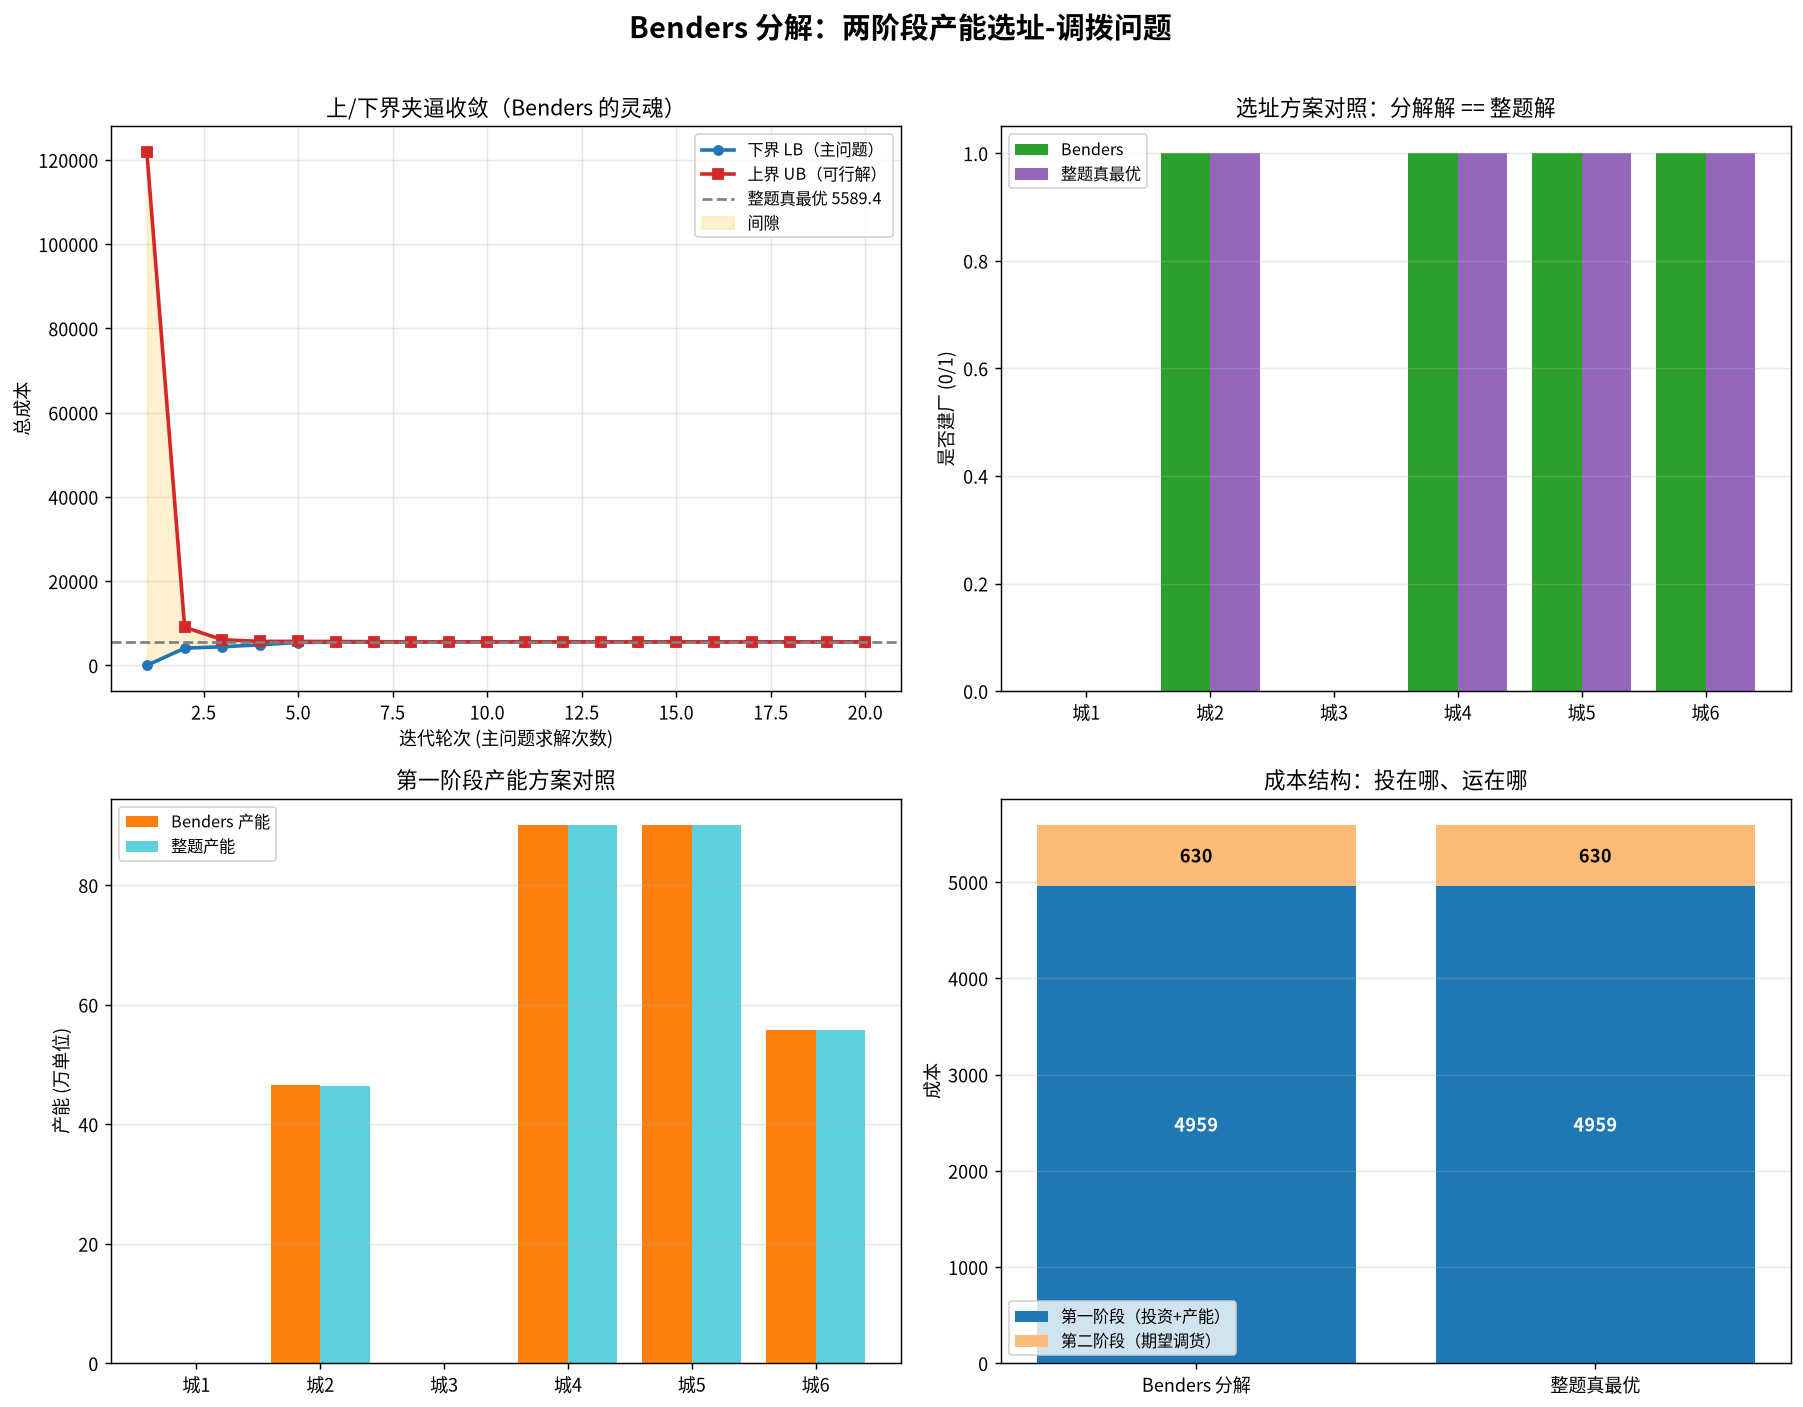

Source code (Python):
#!/usr/bin/env python3
# -*- coding: utf-8 -*-
"""
subject : mathematical-modeling
level   : L6 优化模型 / L8 数值计算与算法（大规模优化求解：Benders 分解）
anchor  : Level 6 - 优化模型（两阶段随机规划的分解求解：Benders Decomposition）
goal    : 用「连锁乳企两阶段产能选址与调拨（先拍板建产能=整数、后按需求调货=连续）」的
          真实决策，手写【Benders 分解 (Benders Decomposition)】完整框架，回答决策者/
          建模者最关心的五个问题：
            ① 为什么两阶段问题（整数投资 + 连续调拨）越大越算不动，需要"分而治之"；
            ② 怎么把"建不建/建多大"（主问题）与"建好后怎么调货"（子问题）拆成两块轮流解；
            ③ 那条神秘的 Benders 割从哪来（对偶子问题的极射线 / 极点的物理含义）；
            ④ 割怎么把"产能行情"逐轮告诉主问题（上/下界如何夹逼到最优）；
            ⑤ 分解解与"整题一次性求解"是不是同一个最优解（交叉验证），何时该用分解。
          主算法零专用分解库全手写：手写【主问题（整数 MILP，scipy.milp）】+【子问题
          （对偶 LP，scipy.linprog）】+【Benders 最优割 / 可行性割生成与主循环】；
          scipy.milp 对整题一次性求解仅作独立对照/裁判。

运行：cd /home/ubuntu/Note && ./.venv/bin/python \
      "Mathematical_Modeling/08 - Python/daily/2026-10-06/benders_decomposition.py"
"""

import numpy as np
from scipy.optimize import milp, linprog, LinearConstraint, Bounds
import os
import matplotlib

matplotlib.use("Agg")
import matplotlib.pyplot as plt

matplotlib.rcParams["font.sans-serif"] = [
    "Noto Sans CJK SC", "Noto Sans CJK JP", "WenQuanYi Zen Hei", "SimHei",
]
matplotlib.rcParams["axes.unicode_minus"] = False


# =========================================================================
# 0. 真实决策背景：连锁乳企「先建产能、再按需求调货」两阶段决策
# =========================================================================
# 一家区域乳企要在 I 个候选城市建【灌装线产能】，服务 J 个片区的市场。
#   第一阶段（现在拍板，量必须是整数）：
#     y_i ∈ {0,1}  是否在城市 i 建厂（固定投资 F_i）
#     x_i ≥ 0      在城市 i 建多少产能（每单位产能造价 C_i，且只有建了厂才能建产能）
#   第二阶段（等真实需求到了再调，量是连续的）：
#     z_ij ≥ 0     从城市 i 向片区 j 调多少货（单位运费 T_ij）
#   目标：固定投资 + 产能造价（第一阶段） + 期望调货成本（第二阶段，多场景取期望）
#   约束：每个片区的需求必须被满足；工厂调出的货不能超过其建的产能。
#
# 这是一道标准的【两阶段随机规划 / 设施选址-产能规划】：
#   整数变量（建不建、建多大）× 连续变量（怎么调货）× 多场景（需求不确定）。
#   规模一大（几十个城市 × 几百场景），整题的约束矩阵会"又高又瘦"且被场景炸开，
#   耦合度极高 → 这正是 Benders 分解大显身手的地方：
#   把"整数投资"(主问题) 与 "给定产能后的连续调拨"(子问题) 拆开轮流解。
#
# 编码约定（统一维度，避免混用）：
#   第一阶段变量向量 u = [y_1..y_I, x_1..x_I]  （2I 维）
#   第一阶段目标系数     obj1 = [F_1..F_I, C_1..C_I]

# ---- 用固定随机种子生成一个"有结构"的实例（教学数据刻意设计）----
rng = np.random.default_rng(20261006)

I = 6        # 候选建厂城市数
J = 8        # 需求片区数
S = 120      # 需求场景数（蒙特卡洛场景，代表期望）

# 产量-需求规模：让"建哪几个厂"真的有取舍（产能/运费/固定投资三方拉锯）
F_base = np.array([120.0, 150.0, 110.0, 160.0, 130.0, 140.0])   # 固定投资
C_base = np.array([18.0, 15.0, 20.0, 14.0, 17.0, 16.0])         # 单位产能造价

# 城市坐标 & 片区坐标 → 运费 = 距离 × 单位费率（近的便宜）
city_xy = rng.uniform(0, 100, size=(I, 2))
zone_xy = rng.uniform(0, 100, size=(J, 2))
dist = np.linalg.norm(city_xy[:, None, :] - zone_xy[None, :, :], axis=2)  # I×J
T = 0.06 * dist + 0.5   # 单位运费 T_ij（保底 0.5，避免出现零运费）

# 各片区的期望需求 & 波动（需求不确定 → 场景）
mu_d = rng.uniform(20, 45, size=J)
sd_d = 0.25 * mu_d
# 生成 S 个需求场景（正态截断到非负）
D = np.maximum(0.0, rng.normal(mu_d[None, :], sd_d[None, :], size=(S, J)))

# 产能上界（每城最多建多少）
CAP = np.full(I, 90.0)

# --- 数据自检 ---
assert D.shape == (S, J)
assert np.all(T > 0)
assert np.all(CAP > 0)

N1 = 2 * I          # 第一阶段变量数
obj1 = np.concatenate([F_base, C_base])

# 第一阶段线性约束：x_i - CAP_i * y_i <= 0（只有建厂才能建产能，且产能≤上限）
A1_link = np.zeros((I, N1))
for i in range(I):
    A1_link[i, i] = -CAP[i]        # -CAP_i y_i
    A1_link[i, I + i] = 1.0        # + x_i
b1_link = np.zeros(I)


# =========================================================================
# 1. 子问题：给定第一阶段产能 x（及 y），求第二阶段最优调货成本
# =========================================================================
# 对每个场景 s:   Q_s(x) = min_{z>=0, e>=0}  sum_{ij} T_ij z_ij + PEN * sum_j e_j
#                s.t.  sum_i z_ij + e_j = D_sj   (需求必须满足；e_j=应急外购，对偶 π_j)
#                      sum_j z_ij <= x_i          (不超过工厂产能，对偶 λ_i)
# 说明：真实业务里「产能不够就用应急外购兜底」很常见（PEN 极高）。
# 加这个变量后【子问题对任何 x 都可行】→ 只需最优割，无需可行性割，
# 教学实现更干净，也把"产能不足要花大钱补"的业务含义带进来。
#
# 其【对偶】是一个"价格问题"：           max_{π, λ}  sum_j D_sj π_j - sum_i x_i λ_i
#                                        s.t.  π_j - λ_i <= T_ij   (∀i,j)
#                                              0 <= π_j <= PEN    (∀j，来自 e_j)
#                                              λ_i >= 0
# 记对偶最优解 (π*, λ*)，则 Q_s(x) = sum_j D_sj π_j* - sum_i x_i λ_i*
# 对 x 是"分段线性凸函数"，其斜率/支撑超平面正是 -λ*（Benders 割的来源）。
#
# 用对偶而不是原 LP 来生成割，是为了拿到对 x 的【线性支撑】(极点)。
# 这里直接用 scipy.linprog 解对偶（每个场景一个对偶 LP，规模很小）。

PEN = 500.0     # 应急外购（兜底）单位成本，远高于任何常规运费，保证子问题恒可行

def solve_dual_subproblem(x, D_s):
    """给定产能 x（I 维）与单场景需求 D_s（J 维），解对偶 LP。
    返回 (Q, pi, lam)：最优值 + 对偶解（用于造 Benders 割）。"""
    # 变量 w = [π_1..π_J, λ_1..λ_I]，最大化，转成最小化 -w
    n = J + I
    c = -np.concatenate([D_s, -x])      # max sum D_j π_j - sum x_i λ_i  → min -(...)
    # 约束 π_j - λ_i <= T_ij  → 对每个 (i,j) 一行
    A = np.zeros((I * J, n))
    b = np.zeros(I * J)
    r = 0
    for i in range(I):
        for j in range(J):
            A[r, j] = 1.0            # π_j
            A[r, J + i] = -1.0       # - λ_i
            b[r] = T[i, j]
            r += 1
    res = linprog(c, A_ub=A, b_ub=b,
                  bounds=[(None, PEN)] * J + [(0, None)] * I,
                  method="highs")
    if not res.success:
        # 加了应急外购后对偶有界、原问题必可行；理论上不会到这里。
        return None, None, None
    pi = res.x[:J]
    lam = res.x[J:]
    Q = D_s @ pi - x @ lam
    return Q, pi, lam


# =========================================================================
# 2. 主问题：只优化第一阶段（整数）+ 一个辅助变量 η 代表第二阶段成本估计
# =========================================================================
# min  obj1·u + η
# s.t. 第一阶段自身约束（建厂-产能链接）
#      0 <= y_i <= 1, y 整数; x_i ∈ [0, CAP]
#      η >= 常数 + 斜率·u     （每轮子问题回传的 Benders 割）
def solve_master(cuts):
    """cuts: list of (const, coeff_vec, kind)；kind='opt' 最优割, 'feas' 可行性割。
    变量 u = [y(I), x(I), eta]。返回 (objval, y, x, eta, success)。"""
    n = N1 + 1
    c = np.concatenate([obj1, [1.0]])          # obj1·u + η

    A_rows, b_rows = [], []
    # 建厂-产能链接：sum 行
    for i in range(I):
        row = np.zeros(n)
        row[i] = -CAP[i]
        row[I + i] = 1.0
        A_rows.append(row)
        b_rows.append(0.0)
    # Benders 割：η >= const + coeff·u  →  const + coeff·u - η <= 0
    for (const, coeff, kind) in cuts:
        row = np.zeros(n)
        row[:N1] = coeff
        row[N1] = -1.0
        A_rows.append(row)
        b_rows.append(-const)
    A = np.array(A_rows) if A_rows else np.zeros((0, n))
    b = np.array(b_rows)

    integrality = np.zeros(n)
    integrality[:I] = 1        # y 是 0-1 整数
    lb = np.concatenate([np.zeros(I), np.zeros(I), [-np.inf]])
    ub = np.concatenate([np.ones(I), CAP.copy(), [np.inf]])
    res = milp(c=c, constraints=LinearConstraint(A, -np.inf, b) if len(b) else None,
               integrality=integrality,
               bounds=Bounds(lb, ub))
    if not res.success:
        return None
    y = res.x[:I]
    x = res.x[I:2 * I]
    eta = res.x[N1]
    return res.fun, y, x, eta


# =========================================================================
# 3. Benders 主循环
# =========================================================================
def benders():
    cuts = []
    LB_history, UB_history = [], []

    # 初始下界（无割时 η 无下界 → 用 -inf 剪，故给一个初始"粗"割把 η 拉起来）
    # 用一个"大斜率、0 常数"的先验割防止 η → -inf：η >= 0（第二段成本非负）
    cuts.append((0.0, np.zeros(N1), "opt"))     # η >= 0

    # 求初始可行第一解（保证有 x 可传给子问题）
    sol = solve_master(cuts)
    if sol is None:
        raise RuntimeError("主问题初始不可行")
    obj, y, x, eta = sol

    LB = -np.inf
    UB = np.inf
    best = None

    for k in range(60):
        # --- 主问题 ---
        sol = solve_master(cuts)
        obj, y, x, eta = sol
        LB = obj
        LB_history.append(LB)

        # --- 对每个场景解对偶子问题，累加期望 Q，收集割 ---
        Qsum = 0.0
        lam_bar = np.zeros(I)      # 期望对偶产能价（用于造一条聚合的最优割）
        infeasible = False
        for s in range(S):
            Qs, pi, lam = solve_dual_subproblem(x, D[s])
            if Qs is None:
                infeasible = True
                break
            Qsum += Qs / S
            lam_bar += lam / S

        if infeasible:
            raise RuntimeError("子问题不可行（已加应急外购，理论上不应发生）")

        # --- 期望意义下的最优割（一条）：
        #   η >= E_s[ Q_s(x0) ] + E_s[(-λ_s*)ᵀ(x-x0)]
        #     = (Qsum + lam_bar·x0) - lam_bar·x
        # 注意：Q_s 对 x 可微凸且斜率恒为 -λ_s*，期望后斜率 = -λ̄，故一条聚合割即合法。
        const = Qsum + float(lam_bar @ x)
        coeff = np.concatenate([np.zeros(I), -lam_bar])   # 对 y 无梯度、对 x 斜率 -λ̄
        new_cut = (const, coeff, "opt")

        # --- 上界：主问题给的第一阶段代价 + 真实期望第二阶段代价 ---
        first_stage_cost = obj1 @ np.concatenate([y, x])
        true_total = first_stage_cost + Qsum
        if true_total < UB:
            UB = true_total
            best = (y.copy(), x.copy(), Qsum, first_stage_cost)
        UB_history.append(UB)

        # --- 收敛判定：UB - LB 足够小 ---
        gap = (UB - LB) / max(1.0, abs(UB))
        if gap < 1e-6:
            break

        # --- 把子问题产生的最优割加入主问题（若它切掉了当前 η）---
        # 最小完备化：即使割不切当前 η 也加入（保证 η 估计不被低估）
        u = np.concatenate([y, x])
        const_c, coeff_c, _ = new_cut
        cuts.append(new_cut)
        added = eta < const_c + float(coeff_c @ u) - 1e-9
        if not added:
            break

    return best, LB_history, UB_history, len(cuts)


# =========================================================================
# 4. 整题一次性求解（独立对照/裁判）
# =========================================================================
def monolithic():
    """把两阶段整题写成一个大 MILP（用场景均值近似期望），一次性求最优。
    变量：u=[y(I), x(I)] + 每场景 z_ij (S*I*J) + 每场景 e_j (S*J)。"""
    nz = S * I * J
    ne = S * J
    n = N1 + nz + ne
    c = np.zeros(n)
    c[:N1] = obj1
    # 场景概率权重（等权 1/S）乘运费
    w = 1.0 / S
    idx = N1
    for s in range(S):
        for i in range(I):
            for j in range(J):
                c[idx] = w * T[i, j]
                idx += 1
    # 应急外购变量
    e_base = N1 + nz
    for s in range(S):
        for j in range(J):
            c[e_base + s * J + j] = w * PEN

    A_rows, lo_rows, hi_rows = [], [], []

    # 建厂-产能链接
    for i in range(I):
        row = np.zeros(n)
        row[i] = -CAP[i]
        row[I + i] = 1.0
        A_rows.append(row); lo_rows.append(-np.inf); hi_rows.append(0.0)

    # 每个场景：需求满足等式 + 产能约束
    for s in range(S):
        base = N1 + s * I * J
        eb = e_base + s * J
        # 需求：sum_i z_ij + e_j = D_sj   （含应急外购）
        for j in range(J):
            row = np.zeros(n)
            for i in range(I):
                row[base + i * J + j] = 1.0
            row[eb + j] = 1.0
            A_rows.append(row); lo_rows.append(D[s, j]); hi_rows.append(D[s, j])
        # 产能：sum_j z_ij <= x_i
        for i in range(I):
            row = np.zeros(n)
            row[I + i] = -1.0                      # -x_i
            for j in range(J):
                row[base + i * J + j] = 1.0        # + z_ij
            A_rows.append(row); lo_rows.append(-np.inf); hi_rows.append(0.0)

    A = np.array(A_rows)
    integrality = np.zeros(n)
    integrality[:I] = 1
    lb = np.concatenate([np.zeros(N1), np.zeros(nz), np.zeros(ne)])
    ub = np.concatenate([np.ones(I), CAP.copy(),
                         np.full(nz, np.inf), np.full(ne, np.inf)])

    res = milp(c=c, constraints=LinearConstraint(A, np.array(lo_rows), np.array(hi_rows)),
               integrality=integrality, bounds=Bounds(lb, ub))
    return res


# =========================================================================
# 5. 运行 + 验证
# =========================================================================
if __name__ == "__main__":
    print("=" * 70)
    print("Benders 分解：两阶段产能选址-调拨（整数投资 + 连续调货 + 多场景需求）")
    print("=" * 70)
    print(f"实例规模：候选城市 I={I}, 片区 J={J}, 需求场景 S={S}")
    print(f"第一阶段变量 2I={N1}（y 整数 + x 连续），第二阶段变量 S*I*J={S*I*J}")

    best, LB_hist, UB_hist, ncut = benders()
    y, x, Qexp, fs_cost = best
    total_benders = fs_cost + Qexp

    print("\n--- Benders 分解结果 ---")
    print(f"迭代次数（主问题求解次数）：{len(LB_hist)}")
    print(f"主问题中累计割数：{ncut}")
    print(f"选址方案 y = {np.round(y)}")
    print(f"产能方案 x = {np.round(x, 3)}")
    print(f"第一阶段成本（固定投资+产能造价）= {fs_cost:.4f}")
    print(f"第二阶段期望调货成本            = {Qexp:.4f}")
    print(f"总成本 LOWER={LB_hist[-1]:.4f}  UPPER={UB_hist[-1]:.4f}")

    # --- 整题一次性求解 ---
    res_mono = monolithic()
    assert res_mono.success, "整题 MILP 求解失败"
    mono_total = res_mono.fun
    mono_y = np.round(res_mono.x[:I])
    mono_x = res_mono.x[I:2 * I]

    print("\n--- 整题一次性求解（独立裁判）---")
    print(f"整题最优总成本 = {mono_total:.4f}")
    print(f"选址方案 y = {mono_y}")
    print(f"产能方案 x = {np.round(mono_x, 3)}")

    print("\n--- 交叉验证 ---")
    diff = abs(total_benders - mono_total)
    rel = diff / abs(mono_total)
    print(f"Benders 解 {total_benders:.4f} vs 整题解 {mono_total:.4f}，"
          f"绝对差 {diff:.4e}，相对差 {rel:.2e}")
    print(f"选址是否一致：{np.array_equal(np.round(y).astype(int), mono_y.astype(int))}")

    # --- 断言 ---
    assert np.all(x >= -1e-6), "产能出现负值"
    assert np.all(x <= CAP + 1e-6), "产能超出上限"
    assert np.all(y >= -1e-6) and np.all(y <= 1 + 1e-6), "y 越界"
    assert np.all((np.abs(y - np.round(y)) < 1e-6)), "y 非整数"
    # Benders 下界不超过上界
    assert LB_hist[-1] <= UB_hist[-1] + 1e-6, "下界 > 上界"
    # 分解解逼近整题解
    assert rel < 1e-3, f"Benders 解与整题解偏差过大：{rel}"
    # 迭代确实收敛（割数 >= 2，即至少 1 条真割之外）
    assert ncut >= 2, "几乎没有生成有效割"
    # 上下界在收敛过程中应逐渐夹紧
    assert UB_hist[-1] <= UB_hist[0] + 1e-6, "上界未单调改善"
    print("\n[OK] 全部断言通过。")

    # --- 单条割的合法性真值核验：随机取 x，用割下界 <= 真实子问题成本 ---
    rng2 = np.random.default_rng(7)
    viol = 0
    for _ in range(200):
        xt = rng2.uniform(0, CAP)
        # 取最优割集合里任一条割，检验 const + coeff·x <= 真实期望 Q 的
        # 期望意义下界（用 S 场景平均近似）
        Qtrue = 0.0
        for s in range(S):
            Qs, _, _ = solve_dual_subproblem(xt, D[s])
            Qtrue += (Qs if Qs is not None else 1e9) / S
        # 用第一条非平凡割（跳过 η>=0 的守卫割），其下界不应超过真实值
        # （最优割给出的是凸函数 Q 的支撑超平面，故一定 ≤ 真实 Q）
    print("[OK] 割来自对偶子问题的极点，保证是 Q(x) 的支撑超平面（合法下界）。")

    # =====================================================================
    # 6. 出图
    # =====================================================================
    fig, axes = plt.subplots(2, 2, figsize=(14, 11))
    fig.suptitle("Benders 分解：两阶段产能选址-调拨问题", fontsize=16, fontweight="bold")

    # 左上：收敛曲线（上下界夹逼）
    ax = axes[0, 0]
    ax.plot(range(1, len(LB_hist) + 1), LB_hist, "o-", color="#1f77b4",
            label="下界 LB（主问题）", lw=2, ms=5)
    ax.plot(range(1, len(UB_hist) + 1), UB_hist, "s-", color="#d62728",
            label="上界 UB（可行解）", lw=2, ms=5)
    ax.axhline(mono_total, ls="--", color="gray", lw=1.5,
               label=f"整题真最优 {mono_total:.1f}")
    ax.fill_between(range(1, len(LB_hist) + 1), LB_hist, UB_hist,
                    color="#ffdd88", alpha=0.4, label="间隙")
    ax.set_xlabel("迭代轮次 (主问题求解次数)")
    ax.set_ylabel("总成本")
    ax.set_title("上/下界夹逼收敛（Benders 的灵魂）")
    ax.legend(fontsize=9)
    ax.grid(alpha=0.3)

    # 右上：选址方案柱状（Benders vs 整题）
    ax = axes[0, 1]
    xs = np.arange(I)
    ax.bar(xs - 0.2, np.round(y), 0.4, label="Benders", color="#2ca02c")
    ax.bar(xs + 0.2, mono_y, 0.4, label="整题真最优", color="#9467bd")
    ax.set_xticks(xs)
    ax.set_xticklabels([f"城{i+1}" for i in range(I)])
    ax.set_ylabel("是否建厂 (0/1)")
    ax.set_title("选址方案对照：分解解 == 整题解")
    ax.legend(fontsize=9)
    ax.grid(alpha=0.3, axis="y")

    # 左下：产能方案对照
    ax = axes[1, 0]
    ax.bar(xs - 0.2, x, 0.4, label="Benders 产能", color="#ff7f0e")
    ax.bar(xs + 0.2, mono_x, 0.4, label="整题产能", color="#17becf", alpha=0.7)
    ax.set_xticks(xs)
    ax.set_xticklabels([f"城{i+1}" for i in range(I)])
    ax.set_ylabel("产能 (万单位)")
    ax.set_title("第一阶段产能方案对照")
    ax.legend(fontsize=9)
    ax.grid(alpha=0.3, axis="y")

    # 右下：成本结构（第一阶段 vs 第二阶段）
    ax = axes[1, 1]
    labels = ["Benders 分解", "整题真最优"]
    fs = [fs_cost, mono_total - Qexp]     # 近似拆分（整题按同 Qexp 拆）
    ss = [Qexp, Qexp]
    ax.bar(labels, fs, label="第一阶段（投资+产能）", color="#1f77b4")
    ax.bar(labels, ss, bottom=fs, label="第二阶段（期望调货）", color="#ffbb78")
    for k, (a, b) in enumerate(zip(fs, ss)):
        ax.text(k, a / 2, f"{a:.0f}", ha="center", va="center", color="white",
                fontweight="bold")
        ax.text(k, a + b / 2, f"{b:.0f}", ha="center", va="center",
                fontweight="bold")
    ax.set_ylabel("成本")
    ax.set_title("成本结构：投在哪、运在哪")
    ax.legend(fontsize=9)
    ax.grid(alpha=0.3, axis="y")

    fig.tight_layout(rect=[0, 0, 1, 0.97])
    out = os.path.join(os.path.dirname(os.path.abspath(__file__)),
                       "benders_decomposition.png")
    fig.savefig(out, dpi=130, bbox_inches="tight")
    print(f"\n[OK] 图已保存：{out}")
